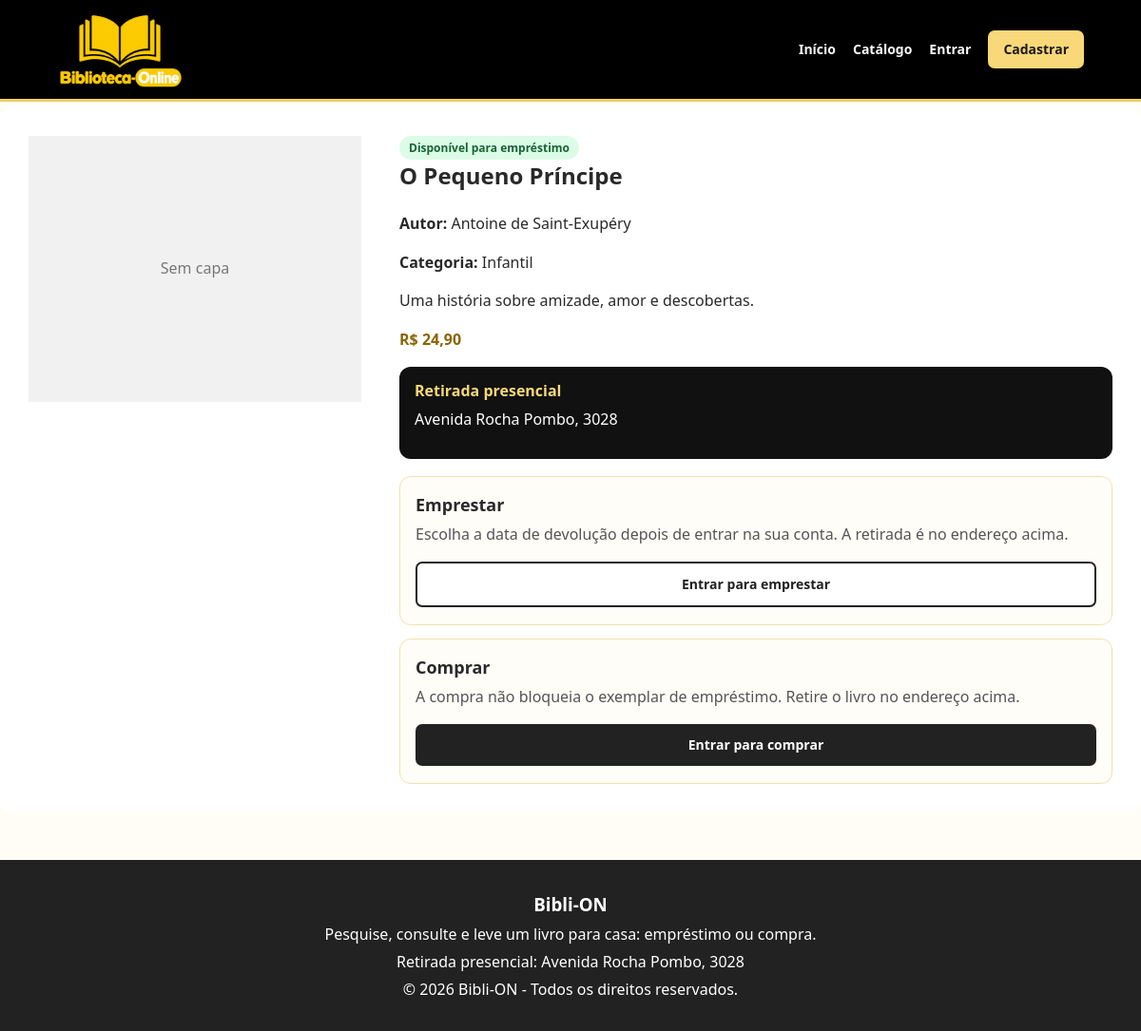
Screenshot of /livro.php?id=2 with the database file from the repository.
### tables this page shows
CREATE TABLE livros (
    id INT AUTO_INCREMENT PRIMARY KEY,
    titulo VARCHAR(150) NOT NULL,
    autor VARCHAR(100) NOT NULL,
    descricao TEXT,
    categoria VARCHAR(80),
    preco DECIMAL(10,2) DEFAULT 0.00,
    imagem VARCHAR(255),
    criado_em TIMESTAMP DEFAULT CURRENT_TIMESTAMP
);

### funcoes.php (called while the page is built, shortened)
<?php
function proteger($valor) {
    return htmlspecialchars((string)$valor, ENT_QUOTES, 'UTF-8');
}
function usuarioLogado() {
    return isset($_SESSION['usuario_id']);
}
function enderecoRetirada() {
    return 'Avenida Rocha Pombo, 3028';
}
function arquivoCapa($imagem) {
    $nome = basename((string) $imagem);
    $caminho = __DIR__ . '/imagens/' . $nome;
    return is_file($caminho) ? $nome : null;
}
function urlCapa($imagem) {
    $nome = arquivoCapa($imagem);
    return $nome ? 'imagens/' . rawurlencode($nome) : null;
}

### livro.php (the view, shortened to what this page needs)
<?php
require_once "funcoes.php";
$id = filter_input(INPUT_GET, 'id', FILTER_VALIDATE_INT);
$stmt = $pdo->prepare(
    "SELECT livros.*, (
        SELECT MIN(p.data_fim) FROM pedidos p
        WHERE p.livro_id = livros.id
          AND p.tipo = 'emprestimo'
          AND p.data_fim > CURDATE()
    ) AS disponivel_em
    FROM livros
    WHERE livros.id = ?"
);
$stmt->execute([$id]);
$livro = $stmt->fetch();
$disponivel = empty($livro['disponivel_em']);
require "header.php";
?>
<section class="detalhes-livro">
    <?php $capa = urlCapa($livro['imagem'] ?? ''); ?>
    <?php if ($capa): ?>
        <img src="<?= proteger($capa); ?>" alt="<?= proteger($livro['titulo']); ?>">
    <?php else: ?>
        <div class="sem-imagem">Sem capa</div>
    <?php endif; ?>
    <div>
        <?php if ($disponivel): ?>
            <span class="selo-status disponivel">Disponível para empréstimo</span>
        <?php else: ?>
            <span class="selo-status emprestado">Emprestado até <?= proteger(formatarData($livro['disponivel_em'])); ?></span>
        <?php endif; ?>
        <h1><?= proteger($livro['titulo']); ?></h1>
        <p><strong>Autor:</strong> <?= proteger($livro['autor']); ?></p>
        <p><strong>Categoria:</strong> <?= proteger($livro['categoria']); ?></p>
        <p><?= nl2br(proteger($livro['descricao'])); ?></p>
        <p class="preco">R$ <?= number_format($livro['preco'], 2, ',', '.'); ?></p>
        <div class="endereco">
            <strong>Retirada presencial</strong>
            <p><?= proteger(enderecoRetirada()); ?></p>
        </div>
        <div class="bloco-acao" id="emprestar">
            <h2>Emprestar</h2>
            <?php if ($disponivel && usuarioLogado()): ?>
                <p>Escolha o dia em que este exemplar volta a ficar disponível no catálogo.</p>
                <form action="pedido.php" method="POST">
                    <input type="hidden" name="acao" value="emprestimo">
                    <input type="hidden" name="livro_id" value="<?= (int) $livro['id']; ?>">
                    <label for="data_fim">Disponível novamente em</label>
                    <input type="date" id="data_fim" name="data_fim"
                        min="<?= proteger($limites['min']); ?>"
                        max="<?= proteger($limites['max']); ?>"
                        required>
                    <button type="submit" class="botao botao-claro">Confirmar empréstimo</button>
                </form>
            <?php elseif (!$disponivel): ?>
                <p>O exemplar da estante está emprestado e volta a ficar disponível em <?= proteger(formatarData($livro['disponivel_em'])); ?>.</p>
            <?php else: ?>
                <p>Escolha a data de devolução depois de entrar na sua conta. A retirada é no endereço acima.</p>
                <a href="login.php" class="botao botao-claro">Entrar para emprestar</a>
            <?php endif; ?>
        </div>
        <div class="bloco-acao" id="comprar">
            <h2>Comprar</h2>
            <p>A compra não bloqueia o exemplar de empréstimo. Retire o livro no endereço acima.</p>
            <?php if (usuarioLogado()): ?>
                <form action="pedido.php" method="POST">
                    <input type="hidden" name="acao" value="compra">
                    <input type="hidden" name="livro_id" value="<?= (int) $livro['id']; ?>">
                    <button type="submit" class="botao">Comprar por R$ <?= number_format($livro['preco'], 2, ',', '.'); ?></button>
                </form>
            <?php else: ?>
                <a href="login.php" class="botao">Entrar para comprar</a>
            <?php endif; ?>
        </div>
    </div>
</section>
<?php require "footer.php"; ?>

### assets/style.css (style rules this page uses)
* { margin: 0; padding: 0; box-sizing: border-box; }
body { font-family: "Segoe UI", "Helvetica Neue", Arial, sans-serif; line-height: 1.45; background: #fffdf5; color: #292929; display: flex; flex-direction: column; min-height: 100vh; overflow-x: hidden; }
.botao, .botao-menu { display: inline-block; background: #222; color: white; padding: 12px 20px; border: none; border-radius: 7px; text-decoration: none; cursor: pointer; font-weight: bold; font-size: 14px; }
.sem-imagem { height: 280px; display: flex; align-items: center; justify-content: center; background: #f1f1f1; color: #777; }
.preco { color: #8a6500; font-weight: bold; margin: 15px 0; }
.selo-status { display: inline-block; border-radius: 999px; padding: 4px 10px; font-size: 12px; font-weight: bold; }
.selo-status.disponivel { background: #dcfce7; color: #166534; }
.endereco { background: #111; color: #fff; border-radius: 12px; padding: 14px 16px; margin: 8px 0 18px; }
.endereco strong { color: #f8d878; }
.endereco p { margin: 6px 0 0; }
.bloco-acao { background: #fffdf8; border: 1px solid #f0e2b0; border-radius: 12px; padding: 16px 16px 6px; margin-top: 14px; }
.bloco-acao h2 { font-size: 18px; margin-bottom: 6px; }
.bloco-acao p { color: #555; }
.bloco-acao .botao { width: 100%; text-align: center; margin-bottom: 12px; }
.botao-claro { background: #fff; color: #222; border: 2px solid #222; }
.detalhes-livro { display: grid; grid-template-columns: minmax(200px, 350px) 1fr; gap: 40px; align-items: start; background: white; padding: 30px; border-radius: 12px; }
.detalhes-livro h1 { margin-bottom: 20px; }
.detalhes-livro p { margin-bottom: 15px; line-height: 1.6; }

### rows the page displays
livros: titulo "O Pequeno Príncipe", autor "Antoine de Saint-Exupéry", categoria "Infantil", descricao "Uma história sobre amizade, amor e descobertas.", preco "24,90"

### other values shown
proteger(enderecoRetirada()) "Avenida Rocha Pombo, 3028"
